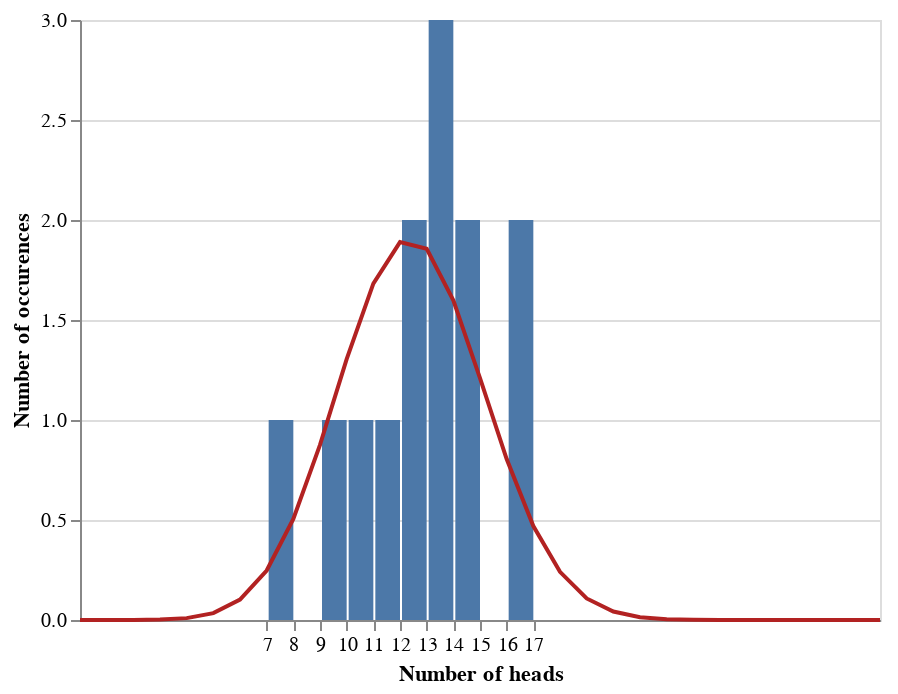

The notebook cell saved with this chart:
### Code cell
k_vals = range(0,31)
k_probs = [num_people_clean * stats.binom.pmf(k = k, n = num_flips, p = 0.415) for k in k_vals]
binom_dist_df = pd.DataFrame({"value": k_vals,
                              "prob": k_probs})

fig_2_a = (alt
           .Chart(head_counts_clean)
           .mark_bar()
           .encode(alt.X("outcome:Q",
                         bin = alt.BinParams(step = 1),
                         title = "Number of heads"),
                   y = alt.Y("count()",
                            title = "Number of occurences")))

fig_2_b = (alt
           .Chart(binom_dist_df)
           .mark_line(color= "firebrick")
           .encode(x = "value", y = "prob"))

fig_2_a + fig_2_b

### Figure 1 — Vega-Lite specification as saved in the notebook (floating-point values rounded to 4 significant figures)
{"$schema": "https://vega.github.io/schema/vega-lite/v2.6.0.json", "config": {"view": {"height": 300, "width": 400}}, "datasets": {"data-651c4f148c5a2518b55f662c52a2ece8": [{"name": 0, "outcome": 9}, {"name": 1, "outcome": 13}, {"name": 2, "outcome": 17}, {"name": 3, "outcome": 17}, {"name": 4, "outcome": 14}, {"name": 5, "outcome": 7}, {"name": 6, "outcome": 13}, {"name": 7, "outcome": 13}, {"name": 8, "outcome": 12}, {"name": 9, "outcome": 14}, {"name": 10, "outcome": 10}, {"name": 11, "outcome": 11}, {"name": 12, "outcome": 12}], "data-9fc575678913ae2cd8cec04951321779": [{"prob": 1.345e-06, "value": 0}, {"prob": 2.862e-05, "value": 1}, {"prob": 0.0002944, "value": 2}, {"prob": 0.001949, "value": 3}, {"prob": 0.009333, "value": 4}, {"prob": 0.03443, "value": 5}, {"prob": 0.1018, "value": 6}, {"prob": 0.2475, "value": 7}, {"prob": 0.5048, "value": 8}, {"prob": 0.8754, "value": 9}, {"prob": 1.304, "value": 10}, {"prob": 1.682, "value": 11}, {"prob": 1.889, "value": 12}, {"prob": 1.856, "value": 13}, {"prob": 1.599, "value": 14}, {"prob": 1.21, "value": 15}, {"prob": 0.8045, "value": 16}, {"prob": 0.47, "value": 17}, {"prob": 0.2408, "value": 18}, {"prob": 0.1079, "value": 19}, {"prob": 0.0421, "value": 20}, {"prob": 0.01422, "value": 21}, {"prob": 0.004127, "value": 22}, {"prob": 0.001018, "value": 23}, {"prob": 0.0002107, "value": 24}, {"prob": 3.587e-05, "value": 25}, {"prob": 4.894e-06, "value": 26}, {"prob": 5.143e-07, "value": 27}, {"prob": 3.909e-08, "value": 28}, {"prob": 1.913e-09, "value": 29}, {"prob": 4.523e-11, "value": 30}]}, "layer": [{"data": {"name": "data-651c4f148c5a2518b55f662c52a2ece8"}, "encoding": {"x": {"bin": {"step": 1}, "field": "outcome", "title": "Number of heads", "type": "quantitative"}, "y": {"aggregate": "count", "title": "Number of occurences", "type": "quantitative"}}, "mark": "bar"}, {"data": {"name": "data-9fc575678913ae2cd8cec04951321779"}, "encoding": {"x": {"field": "value", "type": "quantitative"}, "y": {"field": "prob", "type": "quantitative"}}, "mark": {"color": "firebrick", "type": "line"}}]}
